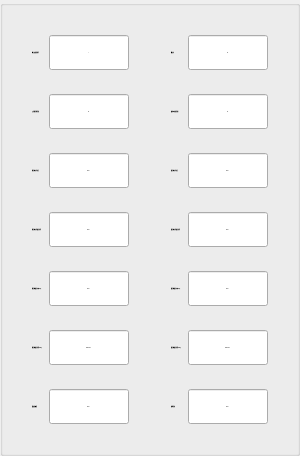
         <widget class="QGroupBox" name="groupBox_57">
          <property name="maximumSize">
           <size>
            <width>621</width>
            <height>455</height>
           </size>
          </property>
          <property name="title">
           <string/>
          </property>
          <layout class="QHBoxLayout" name="horizontalLayout_47">
           <item>
            <widget class="QGroupBox" name="groupBox_2">
             <property name="styleSheet">
              <string notr="true">QGroupBox {
    border: none
}
</string>
             </property>
             <property name="title">
              <string/>
             </property>
             <layout class="QVBoxLayout" name="verticalLayout">
              <item>
               <widget class="QGroupBox" name="groupBox_3">
                <property name="styleSheet">
                 <string notr="true">QGroupBox {
    border: none
}
</string>
                </property>
                <property name="title">
                 <string/>
                </property>
                <layout class="QHBoxLayout" name="horizontalLayout">
                 <item>
                  <widget class="QLabel" name="label">
                   <property name="font">
                    <font>
                     <family>Microsoft YaHei</family>
                     <pointsize>-1</pointsize>
                     <bold>true</bold>
                    </font>
                   </property>
                   <property name="text">
                    <string>停止变换控制字</string>
                   </property>
                  </widget>
                 </item>
                 <item>
                  <widget class="QLineEdit" name="lineEdit">
                   <property name="sizePolicy">
                    <sizepolicy hsizetype="Fixed" vsizetype="Fixed">
                     <horstretch>0</horstretch>
                     <verstretch>0</verstretch>
                    </sizepolicy>
                   </property>
                   <property name="minimumSize">
                    <size>
                     <width>80</width>
                     <height>35</height>
                    </size>
                   </property>
                   <property name="maximumSize">
                    <size>
                     <width>80</width>
                     <height>35</height>
                    </size>
                   </property>
                   <property name="font">
                    <font>
                     <family>Microsoft YaHei</family>
                     <pointsize>-1</pointsize>
                    </font>
                   </property>
                   <property name="text">
                    <string>1</string>
                   </property>
                   <property name="alignment">
                    <set>Qt::AlignCenter</set>
                   </property>
                  </widget>
                 </item>
                </layout>
               </widget>
              </item>
              <item>
               <widget class="QGroupBox" name="groupBox_4">
                <property name="styleSheet">
                 <string notr="true">QGroupBox {
    border: none
}
</string>
                </property>
                <property name="title">
                 <string/>
                </property>
                <layout class="QHBoxLayout" name="horizontalLayout_2">
                 <item>
                  <widget class="QLabel" name="label_2">
                   <property name="font">
                    <font>
                     <family>Microsoft YaHei</family>
                     <pointsize>-1</pointsize>
                     <bold>true</bold>
                    </font>
                   </property>
                   <property name="text">
                    <string>工作模式寄存器</string>
                   </property>
                  </widget>
                 </item>
                 <item>
                  <widget class="QLineEdit" name="lineEdit_2">
                   <property name="sizePolicy">
                    <sizepolicy hsizetype="Fixed" vsizetype="Fixed">
                     <horstretch>0</horstretch>
                     <verstretch>0</verstretch>
                    </sizepolicy>
                   </property>
                   <property name="minimumSize">
                    <size>
                     <width>80</width>
                     <height>35</height>
                    </size>
                   </property>
                   <property name="maximumSize">
                    <size>
                     <width>80</width>
                     <height>35</height>
                    </size>
                   </property>
                   <property name="font">
                    <font>
                     <family>Microsoft YaHei</family>
                     <pointsize>-1</pointsize>
                    </font>
                   </property>
                   <property name="text">
                    <string>99</string>
                   </property>
                   <property name="alignment">
                    <set>Qt::AlignCenter</set>
                   </property>
                   <property name="readOnly">
                    <bool>true</bool>
                   </property>
                  </widget>
                 </item>
                </layout>
               </widget>
              </item>
              <item>
               <widget class="QGroupBox" name="groupBox_5">
                <property name="styleSheet">
                 <string notr="true">QGroupBox {
    border: none
}
</string>
                </property>
                <property name="title">
                 <string/>
                </property>
                <layout class="QHBoxLayout" name="horizontalLayout_3">
                 <item>
                  <widget class="QLabel" name="label_3">
                   <property name="font">
                    <font>
                     <family>Microsoft YaHei</family>
                     <pointsize>-1</pointsize>
                     <bold>true</bold>
                    </font>
                   </property>
                   <property name="text">
                    <string>低压侧实时电压</string>
                   </property>
                  </widget>
                 </item>
                 <item>
                  <widget class="QLineEdit" name="lineEdit_3">
                   <property name="sizePolicy">
                    <sizepolicy hsizetype="Fixed" vsizetype="Fixed">
                     <horstretch>0</horstretch>
                     <verstretch>0</verstretch>
                    </sizepolicy>
                   </property>
                   <property name="minimumSize">
                    <size>
                     <width>80</width>
                     <height>35</height>
                    </size>
                   </property>
                   <property name="maximumSize">
                    <size>
                     <width>80</width>
                     <height>35</height>
                    </size>
                   </property>
                   <property name="font">
                    <font>
                     <family>Microsoft YaHei</family>
                     <pointsize>-1</pointsize>
                    </font>
                   </property>
                   <property name="text">
                    <string>999.9</string>
                   </property>
                   <property name="alignment">
                    <set>Qt::AlignCenter</set>
                   </property>
                   <property name="readOnly">
                    <bool>true</bool>
                   </property>
                  </widget>
                 </item>
                </layout>
               </widget>
              </item>
              <item>
               <widget class="QGroupBox" name="groupBox_6">
                <property name="styleSheet">
                 <string notr="true">QGroupBox {
    border: none
}
</string>
                </property>
                <property name="title">
                 <string/>
                </property>
                <layout class="QHBoxLayout" name="horizontalLayout_4">
                 <item>
                  <widget class="QLabel" name="label_4">
                   <property name="font">
                    <font>
                     <family>Microsoft YaHei</family>
                     <pointsize>-1</pointsize>
                     <bold>true</bold>
                    </font>
                   </property>
                   <property name="text">
                    <string>低压侧实时输出电流</string>
                   </property>
                  </widget>
                 </item>
                 <item>
                  <widget class="QLineEdit" name="lineEdit_4">
                   <property name="sizePolicy">
                    <sizepolicy hsizetype="Fixed" vsizetype="Fixed">
                     <horstretch>0</horstretch>
                     <verstretch>0</verstretch>
                    </sizepolicy>
                   </property>
                   <property name="minimumSize">
                    <size>
                     <width>80</width>
                     <height>35</height>
                    </size>
                   </property>
                   <property name="maximumSize">
                    <size>
                     <width>80</width>
                     <height>35</height>
                    </size>
                   </property>
                   <property name="font">
                    <font>
                     <family>Microsoft YaHei</family>
                     <pointsize>-1</pointsize>
                    </font>
                   </property>
                   <property name="text">
                    <string>999.9</string>
                   </property>
                   <property name="alignment">
                    <set>Qt::AlignCenter</set>
                   </property>
                   <property name="readOnly">
                    <bool>true</bool>
                   </property>
                  </widget>
                 </item>
                </layout>
               </widget>
              </item>
              <item>
               <widget class="QGroupBox" name="groupBox_7">
                <property name="styleSheet">
                 <string notr="true">QGroupBox {
    border: none
}
</string>
                </property>
                <property name="title">
                 <string/>
                </property>
                <layout class="QHBoxLayout" name="horizontalLayout_5">
                 <item>
                  <widget class="QLabel" name="label_5">
                   <property name="font">
                    <font>
                     <family>Microsoft YaHei</family>
                     <pointsize>-1</pointsize>
                     <bold>true</bold>
                    </font>
                   </property>
                   <property name="text">
                    <string>低压侧输出功率(KW)</string>
                   </property>
                  </widget>
                 </item>
                 <item>
                  <widget class="QLineEdit" name="lineEdit_5">
                   <property name="sizePolicy">
                    <sizepolicy hsizetype="Fixed" vsizetype="Fixed">
                     <horstretch>0</horstretch>
                     <verstretch>0</verstretch>
                    </sizepolicy>
                   </property>
                   <property name="minimumSize">
                    <size>
                     <width>80</width>
                     <height>35</height>
                    </size>
                   </property>
                   <property name="maximumSize">
                    <size>
                     <width>80</width>
                     <height>35</height>
                    </size>
                   </property>
                   <property name="font">
                    <font>
                     <family>Microsoft YaHei</family>
                     <pointsize>-1</pointsize>
                    </font>
                   </property>
                   <property name="text">
                    <string>999.9</string>
                   </property>
                   <property name="alignment">
                    <set>Qt::AlignCenter</set>
                   </property>
                   <property name="readOnly">
                    <bool>true</bool>
                   </property>
                  </widget>
                 </item>
                </layout>
               </widget>
              </item>
              <item>
               <widget class="QGroupBox" name="groupBox_8">
                <property name="styleSheet">
                 <string notr="true">QGroupBox {
    border: none
}
</string>
                </property>
                <property name="title">
                 <string/>
                </property>
                <layout class="QHBoxLayout" name="horizontalLayout_6">
                 <item>
                  <widget class="QLabel" name="label_6">
                   <property name="font">
                    <font>
                     <family>Microsoft YaHei</family>
                     <pointsize>-1</pointsize>
                     <bold>true</bold>
                    </font>
                   </property>
                   <property name="text">
                    <string>低压侧输出电能(KWh)</string>
                   </property>
                  </widget>
                 </item>
                 <item>
                  <widget class="QLineEdit" name="lineEdit_6">
                   <property name="sizePolicy">
                    <sizepolicy hsizetype="Fixed" vsizetype="Fixed">
                     <horstretch>0</horstretch>
                     <verstretch>0</verstretch>
                    </sizepolicy>
                   </property>
                   <property name="minimumSize">
                    <size>
                     <width>80</width>
                     <height>35</height>
                    </size>
                   </property>
                   <property name="maximumSize">
                    <size>
                     <width>80</width>
                     <height>35</height>
                    </size>
                   </property>
                   <property name="font">
                    <font>
                     <family>Microsoft YaHei</family>
                     <pointsize>-1</pointsize>
                    </font>
                   </property>
                   <property name="text">
                    <string>9999999.9</string>
                   </property>
                   <property name="alignment">
                    <set>Qt::AlignCenter</set>
                   </property>
                  </widget>
                 </item>
                </layout>
               </widget>
              </item>
              <item>
               <widget class="QGroupBox" name="groupBox_9">
                <property name="styleSheet">
                 <string notr="true">QGroupBox {
    border: none
}
</string>
                </property>
                <property name="title">
                 <string/>
                </property>
                <layout class="QHBoxLayout" name="horizontalLayout_7">
                 <item>
                  <widget class="QLabel" name="label_7">
                   <property name="font">
                    <font>
                     <family>Microsoft YaHei</family>
                     <pointsize>-1</pointsize>
                     <bold>true</bold>
                    </font>
                   </property>
                   <property name="text">
                    <string>散热器温度</string>
                   </property>
                  </widget>
                 </item>
                 <item>
                  <widget class="QLineEdit" name="lineEdit_7">
                   <property name="sizePolicy">
                    <sizepolicy hsizetype="Fixed" vsizetype="Fixed">
                     <horstretch>0</horstretch>
                     <verstretch>0</verstretch>
                    </sizepolicy>
                   </property>
                   <property name="minimumSize">
                    <size>
                     <width>80</width>
                     <height>35</height>
                    </size>
                   </property>
                   <property name="maximumSize">
                    <size>
                     <width>80</width>
                     <height>35</height>
                    </size>
                   </property>
                   <property name="font">
                    <font>
                     <family>Microsoft YaHei</family>
                     <pointsize>-1</pointsize>
                    </font>
                   </property>
                   <property name="text">
                    <string>999.9</string>
                   </property>
                   <property name="alignment">
                    <set>Qt::AlignCenter</set>
                   </property>
                   <property name="readOnly">
                    <bool>true</bool>
                   </property>
                  </widget>
                 </item>
                </layout>
               </widget>
              </item>
             </layout>
            </widget>
           </item>
           <item>
            <widget class="QGroupBox" name="groupBox_10">
             <property name="styleSheet">
              <string notr="true">QGroupBox {
    border: none
}
</string>
             </property>
             <property name="title">
              <string/>
             </property>
             <layout class="QVBoxLayout" name="verticalLayout_2">
              <item>
               <widget class="QGroupBox" name="groupBox_11">
                <property name="styleSheet">
                 <string notr="true">QGroupBox {
    border: none
}
</string>
                </property>
                <property name="title">
                 <string/>
                </property>
                <layout class="QHBoxLayout" name="horizontalLayout_8">
                 <item>
                  <widget class="QLabel" name="label_8">
                   <property name="font">
                    <font>
                     <family>Microsoft YaHei</family>
                     <pointsize>-1</pointsize>
                     <bold>true</bold>
                    </font>
                   </property>
                   <property name="text">
                    <string>模块号</string>
                   </property>
                  </widget>
                 </item>
                 <item>
                  <widget class="QLineEdit" name="lineEdit_15">
                   <property name="sizePolicy">
                    <sizepolicy hsizetype="Fixed" vsizetype="Fixed">
                     <horstretch>0</horstretch>
                     <verstretch>0</verstretch>
                    </sizepolicy>
                   </property>
                   <property name="minimumSize">
                    <size>
                     <width>80</width>
                     <height>35</height>
                    </size>
                   </property>
                   <property name="maximumSize">
                    <size>
                     <width>80</width>
                     <height>35</height>
                    </size>
                   </property>
                   <property name="font">
                    <font>
                     <family>Microsoft YaHei</family>
                     <pointsize>-1</pointsize>
                    </font>
                   </property>
                   <property name="text">
                    <string>99</string>
                   </property>
                   <property name="alignment">
                    <set>Qt::AlignCenter</set>
                   </property>
                   <property name="readOnly">
                    <bool>true</bool>
                   </property>
                  </widget>
                 </item>
                </layout>
               </widget>
              </item>
              <item>
               <widget class="QGroupBox" name="groupBox_12">
                <property name="styleSheet">
                 <string notr="true">QGroupBox {
    border: none
}
</string>
                </property>
                <property name="title">
                 <string/>
                </property>
                <layout class="QHBoxLayout" name="horizontalLayout_9">
                 <item>
                  <widget class="QLabel" name="label_9">
                   <property name="font">
                    <font>
                     <family>Microsoft YaHei</family>
                     <pointsize>-1</pointsize>
                     <bold>true</bold>
                    </font>
                   </property>
                   <property name="text">
                    <string>波特率/校验选择</string>
                   </property>
                  </widget>
                 </item>
                 <item>
                  <widget class="QLineEdit" name="lineEdit_9">
                   <property name="sizePolicy">
                    <sizepolicy hsizetype="Fixed" vsizetype="Fixed">
                     <horstretch>0</horstretch>
                     <verstretch>0</verstretch>
                    </sizepolicy>
                   </property>
                   <property name="minimumSize">
                    <size>
                     <width>80</width>
                     <height>35</height>
                    </size>
                   </property>
                   <property name="maximumSize">
                    <size>
                     <width>80</width>
                     <height>35</height>
                    </size>
                   </property>
                   <property name="font">
                    <font>
                     <family>Microsoft YaHei</family>
                     <pointsize>-1</pointsize>
                    </font>
                   </property>
                   <property name="text">
                    <string>99</string>
                   </property>
                   <property name="alignment">
                    <set>Qt::AlignCenter</set>
                   </property>
                   <property name="readOnly">
                    <bool>true</bool>
                   </property>
                  </widget>
                 </item>
                </layout>
               </widget>
              </item>
              <item>
               <widget class="QGroupBox" name="groupBox_13">
                <property name="styleSheet">
                 <string notr="true">QGroupBox {
    border: none
}
</string>
                </property>
                <property name="title">
                 <string/>
                </property>
                <layout class="QHBoxLayout" name="horizontalLayout_10">
                 <item>
                  <widget class="QLabel" name="label_10">
                   <property name="font">
                    <font>
                     <family>Microsoft YaHei</family>
                     <pointsize>-1</pointsize>
                     <bold>true</bold>
                    </font>
                   </property>
                   <property name="text">
                    <string>高压侧实时电压</string>
                   </property>
                  </widget>
                 </item>
                 <item>
                  <widget class="QLineEdit" name="lineEdit_10">
                   <property name="sizePolicy">
                    <sizepolicy hsizetype="Fixed" vsizetype="Fixed">
                     <horstretch>0</horstretch>
                     <verstretch>0</verstretch>
                    </sizepolicy>
                   </property>
                   <property name="minimumSize">
                    <size>
                     <width>80</width>
                     <height>35</height>
                    </size>
                   </property>
                   <property name="maximumSize">
                    <size>
                     <width>80</width>
                     <height>35</height>
                    </size>
                   </property>
                   <property name="font">
                    <font>
                     <family>Microsoft YaHei</family>
                     <pointsize>-1</pointsize>
                    </font>
                   </property>
                   <property name="text">
                    <string>999.9</string>
                   </property>
                   <property name="alignment">
                    <set>Qt::AlignCenter</set>
                   </property>
                   <property name="readOnly">
                    <bool>true</bool>
                   </property>
                  </widget>
                 </item>
                </layout>
               </widget>
              </item>
              <item>
               <widget class="QGroupBox" name="groupBox_14">
                <property name="styleSheet">
                 <string notr="true">QGroupBox {
    border: none
}
</string>
                </property>
                <property name="title">
                 <string/>
                </property>
                <layout class="QHBoxLayout" name="horizontalLayout_11">
                 <item>
                  <widget class="QLabel" name="label_11">
                   <property name="font">
                    <font>
                     <family>Microsoft YaHei</family>
                     <pointsize>-1</pointsize>
                     <bold>true</bold>
                    </font>
                   </property>
                   <property name="text">
                    <string>高压侧实时输出电流</string>
                   </property>
                  </widget>
                 </item>
                 <item>
                  <widget class="QLineEdit" name="lineEdit_11">
                   <property name="sizePolicy">
                    <sizepolicy hsizetype="Fixed" vsizetype="Fixed">
                     <horstretch>0</horstretch>
                     <verstretch>0</verstretch>
                    </sizepolicy>
                   </property>
                   <property name="minimumSize">
                    <size>
                     <width>80</width>
                     <height>35</height>
                    </size>
                   </property>
                   <property name="maximumSize">
                    <size>
                     <width>80</width>
                     <height>35</height>
                    </size>
                   </property>
                   <property name="font">
                    <font>
                     <family>Microsoft YaHei</family>
                     <pointsize>-1</pointsize>
                    </font>
                   </property>
                   <property name="text">
                    <string>999.9</string>
                   </property>
                   <property name="alignment">
                    <set>Qt::AlignCenter</set>
                   </property>
                   <property name="readOnly">
                    <bool>true</bool>
                   </property>
                  </widget>
                 </item>
                </layout>
               </widget>
              </item>
              <item>
               <widget class="QGroupBox" name="groupBox_15">
                <property name="styleSheet">
                 <string notr="true">QGroupBox {
    border: none
}
</string>
                </property>
                <property name="title">
                 <string/>
                </property>
                <layout class="QHBoxLayout" name="horizontalLayout_12">
                 <item>
                  <widget class="QLabel" name="label_12">
                   <property name="font">
                    <font>
                     <family>Microsoft YaHei</family>
                     <pointsize>-1</pointsize>
                     <bold>true</bold>
                    </font>
                   </property>
                   <property name="text">
                    <string>高压侧输出功率(KW)</string>
                   </property>
                  </widget>
                 </item>
                 <item>
                  <widget class="QLineEdit" name="lineEdit_12">
                   <property name="sizePolicy">
                    <sizepolicy hsizetype="Fixed" vsizetype="Fixed">
                     <horstretch>0</horstretch>
                     <verstretch>0</verstretch>
                    </sizepolicy>
                   </property>
                   <property name="minimumSize">
                    <size>
                     <width>80</width>
                     <height>35</height>
                    </size>
                   </property>
                   <property name="maximumSize">
                    <size>
                     <width>80</width>
                     <height>35</height>
                    </size>
                   </property>
                   <property name="font">
                    <font>
                     <family>Microsoft YaHei</family>
                     <pointsize>-1</pointsize>
                    </font>
                   </property>
                   <property name="text">
                    <string>999.9</string>
                   </property>
                   <property name="alignment">
                    <set>Qt::AlignCenter</set>
                   </property>
                   <property name="readOnly">
                    <bool>true</bool>
                   </property>
                  </widget>
                 </item>
                </layout>
               </widget>
              </item>
              <item>
               <widget class="QGroupBox" name="groupBox_16">
                <property name="styleSheet">
                 <string notr="true">QGroupBox {
    border: none
}
</string>
                </property>
                <property name="title">
                 <string/>
                </property>
                <layout class="QHBoxLayout" name="horizontalLayout_13">
                 <item>
                  <widget class="QLabel" name="label_13">
                   <property name="font">
                    <font>
                     <family>Microsoft YaHei</family>
                     <pointsize>-1</pointsize>
                     <bold>true</bold>
                    </font>
                   </property>
                   <property name="text">
                    <string>高压侧输出电能(KWh)</string>
                   </property>
                  </widget>
                 </item>
                 <item>
                  <widget class="QLineEdit" name="lineEdit_13">
                   <property name="sizePolicy">
                    <sizepolicy hsizetype="Fixed" vsizetype="Fixed">
                     <horstretch>0</horstretch>
                     <verstretch>0</verstretch>
                    </sizepolicy>
                   </property>
                   <property name="minimumSize">
                    <size>
                     <width>80</width>
                     <height>35</height>
                    </size>
                   </property>
                   <property name="maximumSize">
                    <size>
                     <width>80</width>
                     <height>35</height>
                    </size>
                   </property>
                   <property name="font">
                    <font>
                     <family>Microsoft YaHei</family>
                     <pointsize>-1</pointsize>
                    </font>
                   </property>
                   <property name="text">
                    <string>9999999.9</string>
                   </property>
                   <property name="alignment">
                    <set>Qt::AlignCenter</set>
                   </property>
                  </widget>
                 </item>
                </layout>
               </widget>
              </item>
              <item>
               <widget class="QGroupBox" name="groupBox_25">
                <property name="styleSheet">
                 <string notr="true">QGroupBox {
    border: none
}
</string>
                </property>
                <property name="title">
                 <string/>
                </property>
                <layout class="QHBoxLayout" name="horizontalLayout_14">
                 <item>
                  <widget class="QLabel" name="label_14">
                   <property name="font">
                    <font>
                     <family>Microsoft YaHei</family>
                     <pointsize>-1</pointsize>
                     <bold>true</bold>
                    </font>
                   </property>
                   <property name="text">
                    <string>故障状态</string>
                   </property>
                  </widget>
                 </item>
                 <item>
                  <widget class="QLineEdit" name="lineEdit_14">
                   <property name="sizePolicy">
                    <sizepolicy hsizetype="Fixed" vsizetype="Fixed">
                     <horstretch>0</horstretch>
                     <verstretch>0</verstretch>
                    </sizepolicy>
                   </property>
                   <property name="minimumSize">
                    <size>
                     <width>80</width>
                     <height>35</height>
                    </size>
                   </property>
                   <property name="maximumSize">
                    <size>
                     <width>80</width>
                     <height>35</height>
                    </size>
                   </property>
                   <property name="font">
                    <font>
                     <family>Microsoft YaHei</family>
                     <pointsize>-1</pointsize>
                    </font>
                   </property>
                   <property name="text">
                    <string>999.9</string>
                   </property>
                   <property name="alignment">
                    <set>Qt::AlignCenter</set>
                   </property>
                   <property name="readOnly">
                    <bool>true</bool>
                   </property>
                  </widget>
                 </item>
                </layout>
               </widget>
              </item>
             </layout>
            </widget>
           </item>
          </layout>
         </widget>
